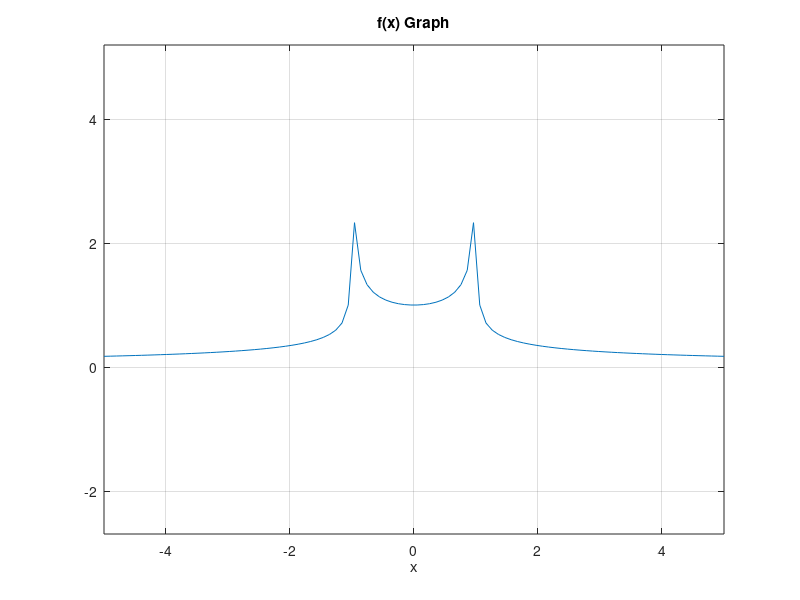

Write the MATLAB code that produced this figure.
x = linspace(-5,5,100);
% y = 1 ./((1-x.^2).^(1/3));
y = (1-x.^2).^(-1/3);
plot(x,y), xlabel('x'), title('f(x) Graph'),grid on, axis equal
% , axis([-5 5 -3 3]), ylabel('Sin(x)'), legend('Sin(x)', 'Cos(x)')